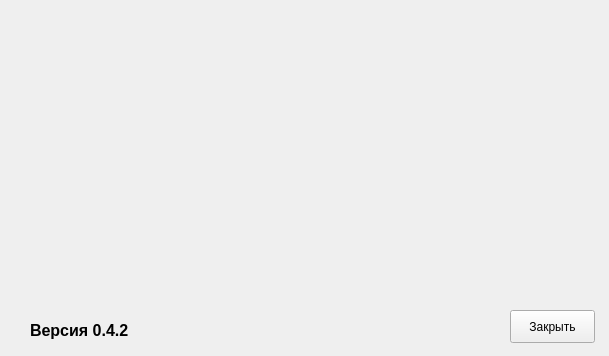
<?xml version="1.0" encoding="UTF-8"?>
<ui version="4.0">
 <class>aboutDialog</class>
 <widget class="QDialog" name="aboutDialog">
  <property name="geometry">
   <rect>
    <x>0</x>
    <y>0</y>
    <width>609</width>
    <height>356</height>
   </rect>
  </property>
  <property name="windowTitle">
   <string>О программе IM View</string>
  </property>
  <property name="windowIcon">
   <iconset>
    <normaloff>:/new/prefix1/img/IM_48x48.png</normaloff>:/new/prefix1/img/IM_48x48.png</iconset>
  </property>
  <property name="modal">
   <bool>true</bool>
  </property>
  <widget class="QLabel" name="label">
   <property name="geometry">
    <rect>
     <x>0</x>
     <y>0</y>
     <width>611</width>
     <height>301</height>
    </rect>
   </property>
   <property name="text">
    <string/>
   </property>
   <property name="pixmap">
    <pixmap resource="Images.qrc">:/image/data/img/images/zastavka.png</pixmap>
   </property>
  </widget>
  <widget class="QPushButton" name="actionclose">
   <property name="geometry">
    <rect>
     <x>510</x>
     <y>310</y>
     <width>85</width>
     <height>33</height>
    </rect>
   </property>
   <property name="focusPolicy">
    <enum>Qt::NoFocus</enum>
   </property>
   <property name="text">
    <string>Закрыть</string>
   </property>
  </widget>
  <widget class="QLabel" name="label_2">
   <property name="geometry">
    <rect>
     <x>30</x>
     <y>320</y>
     <width>111</width>
     <height>21</height>
    </rect>
   </property>
   <property name="text">
    <string>&lt;html&gt;&lt;head/&gt;&lt;body&gt;&lt;p&gt;&lt;span style=&quot; font-size:12pt; font-weight:600;&quot;&gt;Версия 0.4.2&lt;/span&gt;&lt;/p&gt;&lt;/body&gt;&lt;/html&gt;</string>
   </property>
  </widget>
 </widget>
 <resources>
  <include location="Images.qrc"/>
 </resources>
 <connections/>
</ui>
